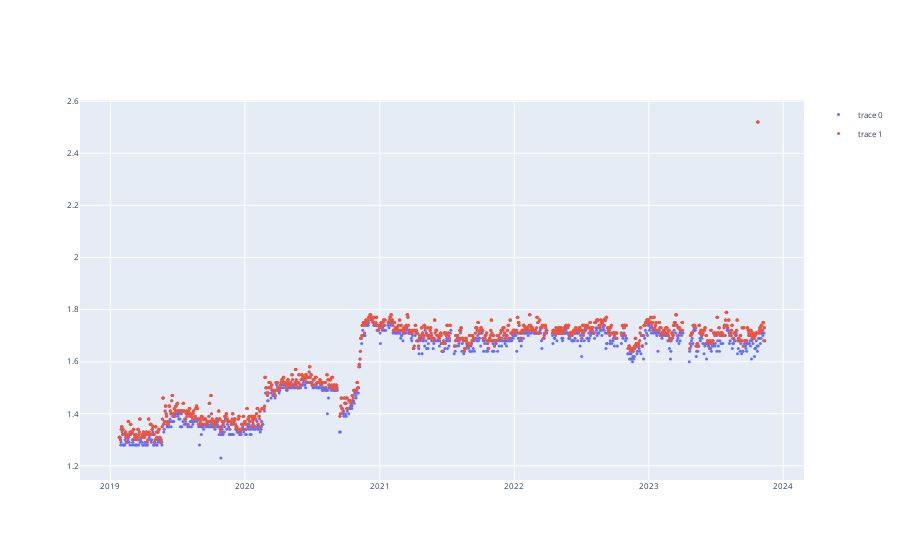

Write notebook code for a chart like this one.
### Code cell
fig = make_subplots(
    rows=1,
    cols=1,
    shared_xaxes=True,
    vertical_spacing=0.04,
)
fig.add_trace(
    go.Scatter(y=dftmp["FEV1"], x=dftmp["Date Recorded"], mode="markers"),
    row=1,
    col=1,
)
fig.add_trace(
    go.Scatter(y=dftmp.ecFEV1_2, x=dftmp["Date Recorded"], mode="markers"),
    row=1,
    col=1,
)
fig.update_traces(marker=dict(size=3))
fig.update_layout(font=dict(size=8))
fig.show()

### Figure 1 — Plotly figure (JSON) as saved in the notebook; plotly's stock layout.template omitted (floating-point values rounded to 4 significant figures; data arrays with more than 128 entries replaced by an {"elided": "..."} marker saying what was removed)
{"data": [{"marker": {"size": 3}, "mode": "markers", "type": "scatter", "x": {"elided": "1740 str values"}, "xaxis": "x", "y": {"elided": "1740 float values"}, "yaxis": "y"}, {"marker": {"size": 3}, "mode": "markers", "type": "scatter", "x": {"elided": "1740 str values"}, "xaxis": "x", "y": {"elided": "1740 float values"}, "yaxis": "y"}], "layout": {"font": {"size": 8}, "xaxis": {"anchor": "y", "domain": [0, 1]}, "yaxis": {"anchor": "x", "domain": [0, 1]}}}
